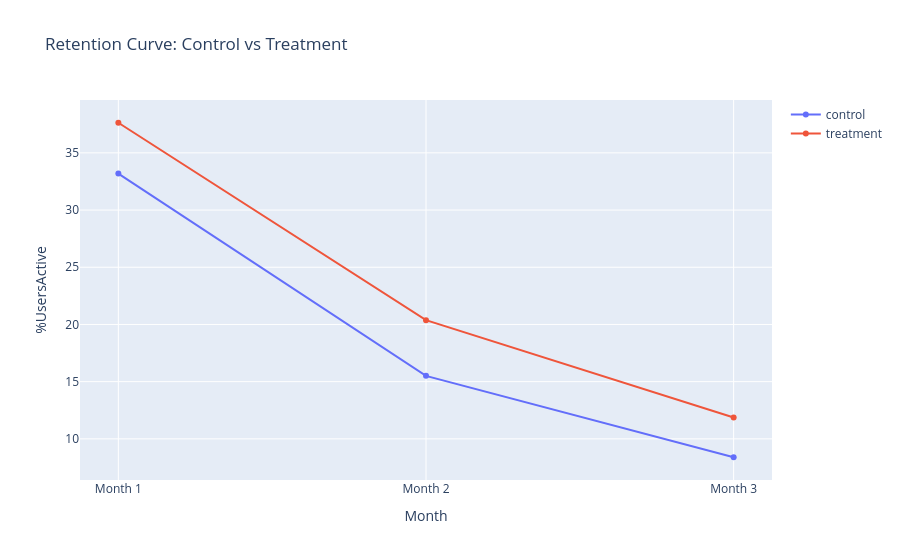

Notebook source saved alongside this figure:
### Code cell
fig=go.Figure()
for variant in retention.index:
    fig.add_trace(go.Scatter(x=["Month 1", "Month 2", "Month 3"],
                            y=retention.loc[variant],
                            mode="lines+markers",
                            name=variant))
fig.update_layout(title="Retention Curve: Control vs Treatment",
                  yaxis_title="%UsersActive",xaxis_title="Month")
fig.show()

### Figure 1 — Plotly figure (JSON) as saved in the notebook; plotly's stock layout.template omitted (floating-point values rounded to 4 significant figures)
{"data": [{"mode": "lines+markers", "name": "control", "type": "scatter", "x": ["Month 1", "Month 2", "Month 3"], "y": [33.19, 15.51, 8.391]}, {"mode": "lines+markers", "name": "treatment", "type": "scatter", "x": ["Month 1", "Month 2", "Month 3"], "y": [37.63, 20.38, 11.87]}], "layout": {"title": {"text": "Retention Curve: Control vs Treatment"}, "xaxis": {"title": {"text": "Month"}}, "yaxis": {"title": {"text": "%UsersActive"}}}}
